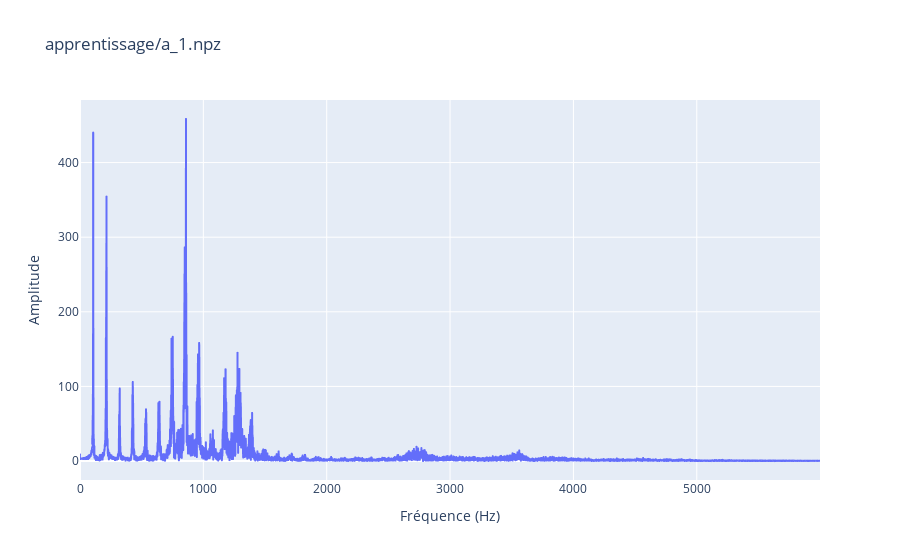

Write notebook code for a chart like this one.
### Markdown cell above
### ouvrir un signal et obtenir sa transformée de Fourier normalisée et en Log10

### Code cell
def transfourier(chemin):
    signal_dict = np.load(str(chemin)) # signal_dict est un dictionnaire
    #contenant les données contenues dans le fichier signal.npz
    s = signal_dict['s'] # extraction du signal utile
    t = signal_dict['t'] # extraction du vecteur temps associé au signal

    #px.line(x=t, y=s, labels={"x":"Temps (s)", "y":"Amplitude"},title=f"signal {chemin}").show()

    nu, S = san.trans_fourier(s, t) #on fait la transformée de Fourier
    S = S - np.mean(S) #on enlève la composante continue de la transformée
    S = np.absolute(S) #on fait le module

    px.line(x=nu, y=S, labels={"x":"Fréquence (Hz)", "y":"Amplitude"},
    title=chemin).show()

    fondamentale = (san.detect_fondamentale(S, nu, 0.7*np.max(S))) #on relève la fondamentale tant que ça marche

    S = np.log10(S) #passage en échelle Log10
    S = S / np.max(S) #normalisation de l'amplitude

    #px.line(x=nu, y=S, labels={"x":"Temps (HZ)", "y":"Amplitude"},title=f"TF {chemin}").show()

    return(nu, S, fondamentale)

transfourier("apprentissage/a_1.npz")

### Figure 1 — Plotly figure (JSON) as saved in the notebook; plotly's stock layout.template omitted (floating-point values rounded to 4 significant figures; data arrays with more than 128 entries replaced by an {"elided": "..."} marker saying what was removed)
{"data": [{"hovertemplate": "Fréquence (Hz)=%{x}<br>Amplitude=%{y}<extra></extra>", "legendgroup": "", "line": {"color": "#636efa", "dash": "solid"}, "marker": {"symbol": "circle"}, "mode": "lines", "name": "", "showlegend": false, "type": "scattergl", "x": {"elided": "6000 float values"}, "xaxis": "x", "y": {"elided": "6000 float values"}, "yaxis": "y"}], "layout": {"legend": {"tracegroupgap": 0}, "title": {"text": "apprentissage/a_1.npz"}, "xaxis": {"anchor": "y", "domain": [0, 1], "title": {"text": "Fréquence (Hz)"}}, "yaxis": {"anchor": "x", "domain": [0, 1], "title": {"text": "Amplitude"}}}}
